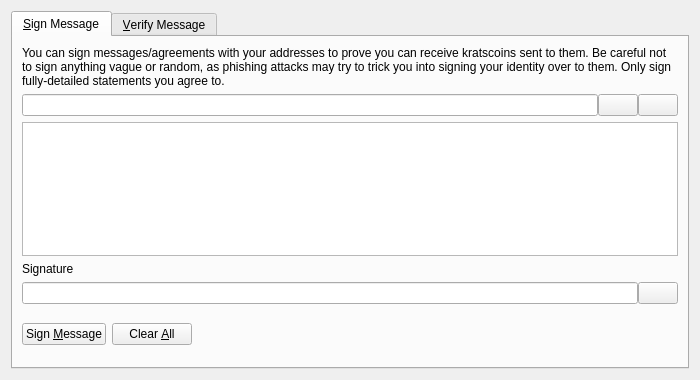
<?xml version="1.0" encoding="UTF-8"?>
<ui version="4.0">
 <class>SignVerifyMessageDialog</class>
 <widget class="QDialog" name="SignVerifyMessageDialog">
  <property name="geometry">
   <rect>
    <x>0</x>
    <y>0</y>
    <width>700</width>
    <height>380</height>
   </rect>
  </property>
  <property name="windowTitle">
   <string>Signatures - Sign / Verify a Message</string>
  </property>
  <property name="modal">
   <bool>true</bool>
  </property>
  <layout class="QVBoxLayout" name="verticalLayout">
   <item>
    <widget class="QTabWidget" name="tabWidget">
     <property name="currentIndex">
      <number>0</number>
     </property>
     <widget class="QWidget" name="tabSignMessage">
      <attribute name="title">
       <string>&amp;Sign Message</string>
      </attribute>
      <layout class="QVBoxLayout" name="verticalLayout_SM">
       <item>
        <widget class="QLabel" name="infoLabel_SM">
         <property name="text">
          <string>You can sign messages/agreements with your addresses to prove you can receive kratscoins sent to them. Be careful not to sign anything vague or random, as phishing attacks may try to trick you into signing your identity over to them. Only sign fully-detailed statements you agree to.</string>
         </property>
         <property name="textFormat">
          <enum>Qt::PlainText</enum>
         </property>
         <property name="wordWrap">
          <bool>true</bool>
         </property>
        </widget>
       </item>
       <item>
        <layout class="QHBoxLayout" name="horizontalLayout_1_SM">
         <property name="spacing">
          <number>0</number>
         </property>
         <item>
          <widget class="QValidatedLineEdit" name="addressIn_SM">
           <property name="toolTip">
            <string>The Kratscoin address to sign the message with</string>
           </property>
          </widget>
         </item>
         <item>
          <widget class="QPushButton" name="addressBookButton_SM">
           <property name="toolTip">
            <string>Choose previously used address</string>
           </property>
           <property name="text">
            <string/>
           </property>
           <property name="icon">
            <iconset resource="../kratscoin.qrc">
             <normaloff>:/icons/address-book</normaloff>:/icons/address-book</iconset>
           </property>
           <property name="shortcut">
            <string>Alt+A</string>
           </property>
           <property name="autoDefault">
            <bool>false</bool>
           </property>
          </widget>
         </item>
         <item>
          <widget class="QPushButton" name="pasteButton_SM">
           <property name="toolTip">
            <string>Paste address from clipboard</string>
           </property>
           <property name="text">
            <string/>
           </property>
           <property name="icon">
            <iconset resource="../kratscoin.qrc">
             <normaloff>:/icons/editpaste</normaloff>:/icons/editpaste</iconset>
           </property>
           <property name="shortcut">
            <string>Alt+P</string>
           </property>
           <property name="autoDefault">
            <bool>false</bool>
           </property>
          </widget>
         </item>
        </layout>
       </item>
       <item>
        <widget class="QPlainTextEdit" name="messageIn_SM">
         <property name="toolTip">
          <string>Enter the message you want to sign here</string>
         </property>
        </widget>
       </item>
       <item>
        <widget class="QLabel" name="signatureLabel_SM">
         <property name="text">
          <string>Signature</string>
         </property>
         <property name="textFormat">
          <enum>Qt::PlainText</enum>
         </property>
        </widget>
       </item>
       <item>
        <layout class="QHBoxLayout" name="horizontalLayout_2_SM">
         <property name="spacing">
          <number>0</number>
         </property>
         <item>
          <widget class="QLineEdit" name="signatureOut_SM">
           <property name="font">
            <font>
             <italic>true</italic>
            </font>
           </property>
           <property name="readOnly">
            <bool>true</bool>
           </property>
          </widget>
         </item>
         <item>
          <widget class="QPushButton" name="copySignatureButton_SM">
           <property name="toolTip">
            <string>Copy the current signature to the system clipboard</string>
           </property>
           <property name="text">
            <string/>
           </property>
           <property name="icon">
            <iconset resource="../kratscoin.qrc">
             <normaloff>:/icons/editcopy</normaloff>:/icons/editcopy</iconset>
           </property>
           <property name="autoDefault">
            <bool>false</bool>
           </property>
          </widget>
         </item>
        </layout>
       </item>
       <item>
        <layout class="QHBoxLayout" name="horizontalLayout_3_SM">
         <item>
          <widget class="QPushButton" name="signMessageButton_SM">
           <property name="toolTip">
            <string>Sign the message to prove you own this Kratscoin address</string>
           </property>
           <property name="text">
            <string>Sign &amp;Message</string>
           </property>
           <property name="icon">
            <iconset resource="../kratscoin.qrc">
             <normaloff>:/icons/edit</normaloff>:/icons/edit</iconset>
           </property>
           <property name="autoDefault">
            <bool>false</bool>
           </property>
          </widget>
         </item>
         <item>
          <widget class="QPushButton" name="clearButton_SM">
           <property name="toolTip">
            <string>Reset all sign message fields</string>
           </property>
           <property name="text">
            <string>Clear &amp;All</string>
           </property>
           <property name="icon">
            <iconset resource="../kratscoin.qrc">
             <normaloff>:/icons/remove</normaloff>:/icons/remove</iconset>
           </property>
           <property name="autoDefault">
            <bool>false</bool>
           </property>
          </widget>
         </item>
         <item>
          <spacer name="horizontalSpacer_1_SM">
           <property name="orientation">
            <enum>Qt::Horizontal</enum>
           </property>
           <property name="sizeHint" stdset="0">
            <size>
             <width>40</width>
             <height>48</height>
            </size>
           </property>
          </spacer>
         </item>
         <item>
          <widget class="QLabel" name="statusLabel_SM">
           <property name="font">
            <font>
             <weight>75</weight>
             <bold>true</bold>
            </font>
           </property>
           <property name="text">
            <string/>
           </property>
           <property name="wordWrap">
            <bool>true</bool>
           </property>
          </widget>
         </item>
         <item>
          <spacer name="horizontalSpacer_2_SM">
           <property name="orientation">
            <enum>Qt::Horizontal</enum>
           </property>
           <property name="sizeHint" stdset="0">
            <size>
             <width>40</width>
             <height>48</height>
            </size>
           </property>
          </spacer>
         </item>
        </layout>
       </item>
      </layout>
     </widget>
     <widget class="QWidget" name="tabVerifyMessage">
      <attribute name="title">
       <string>&amp;Verify Message</string>
      </attribute>
      <layout class="QVBoxLayout" name="verticalLayout_VM">
       <item>
        <widget class="QLabel" name="infoLabel_VM">
         <property name="text">
          <string>Enter the receiver's address, message (ensure you copy line breaks, spaces, tabs, etc. exactly) and signature below to verify the message. Be careful not to read more into the signature than what is in the signed message itself, to avoid being tricked by a man-in-the-middle attack. Note that this only proves the signing party receives with the address, it cannot prove sendership of any transaction!</string>
         </property>
         <property name="textFormat">
          <enum>Qt::PlainText</enum>
         </property>
         <property name="alignment">
          <set>Qt::AlignLeading|Qt::AlignLeft|Qt::AlignTop</set>
         </property>
         <property name="wordWrap">
          <bool>true</bool>
         </property>
        </widget>
       </item>
       <item>
        <layout class="QHBoxLayout" name="horizontalLayout_1_VM">
         <property name="spacing">
          <number>0</number>
         </property>
         <item>
          <widget class="QValidatedLineEdit" name="addressIn_VM">
           <property name="toolTip">
            <string>The Kratscoin address the message was signed with</string>
           </property>
          </widget>
         </item>
         <item>
          <widget class="QPushButton" name="addressBookButton_VM">
           <property name="toolTip">
            <string>Choose previously used address</string>
           </property>
           <property name="text">
            <string/>
           </property>
           <property name="icon">
            <iconset resource="../kratscoin.qrc">
             <normaloff>:/icons/address-book</normaloff>:/icons/address-book</iconset>
           </property>
           <property name="shortcut">
            <string>Alt+A</string>
           </property>
           <property name="autoDefault">
            <bool>false</bool>
           </property>
          </widget>
         </item>
        </layout>
       </item>
       <item>
        <widget class="QPlainTextEdit" name="messageIn_VM"/>
       </item>
       <item>
        <widget class="QValidatedLineEdit" name="signatureIn_VM"/>
       </item>
       <item>
        <layout class="QHBoxLayout" name="horizontalLayout_2_VM">
         <item>
          <widget class="QPushButton" name="verifyMessageButton_VM">
           <property name="toolTip">
            <string>Verify the message to ensure it was signed with the specified Kratscoin address</string>
           </property>
           <property name="text">
            <string>Verify &amp;Message</string>
           </property>
           <property name="icon">
            <iconset resource="../kratscoin.qrc">
             <normaloff>:/icons/transaction_0</normaloff>:/icons/transaction_0</iconset>
           </property>
           <property name="autoDefault">
            <bool>false</bool>
           </property>
          </widget>
         </item>
         <item>
          <widget class="QPushButton" name="clearButton_VM">
           <property name="toolTip">
            <string>Reset all verify message fields</string>
           </property>
           <property name="text">
            <string>Clear &amp;All</string>
           </property>
           <property name="icon">
            <iconset resource="../kratscoin.qrc">
             <normaloff>:/icons/remove</normaloff>:/icons/remove</iconset>
           </property>
           <property name="autoDefault">
            <bool>false</bool>
           </property>
          </widget>
         </item>
         <item>
          <spacer name="horizontalSpacer_1_VM">
           <property name="orientation">
            <enum>Qt::Horizontal</enum>
           </property>
           <property name="sizeHint" stdset="0">
            <size>
             <width>40</width>
             <height>48</height>
            </size>
           </property>
          </spacer>
         </item>
         <item>
          <widget class="QLabel" name="statusLabel_VM">
           <property name="font">
            <font>
             <weight>75</weight>
             <bold>true</bold>
            </font>
           </property>
           <property name="text">
            <string/>
           </property>
           <property name="wordWrap">
            <bool>true</bool>
           </property>
          </widget>
         </item>
         <item>
          <spacer name="horizontalSpacer_2_VM">
           <property name="orientation">
            <enum>Qt::Horizontal</enum>
           </property>
           <property name="sizeHint" stdset="0">
            <size>
             <width>40</width>
             <height>48</height>
            </size>
           </property>
          </spacer>
         </item>
        </layout>
       </item>
      </layout>
     </widget>
    </widget>
   </item>
  </layout>
 </widget>
 <customwidgets>
  <customwidget>
   <class>QValidatedLineEdit</class>
   <extends>QLineEdit</extends>
   <header>qt/qvalidatedlineedit.h</header>
  </customwidget>
 </customwidgets>
 <resources>
  <include location="../kratscoin.qrc"/>
 </resources>
 <connections/>
</ui>
